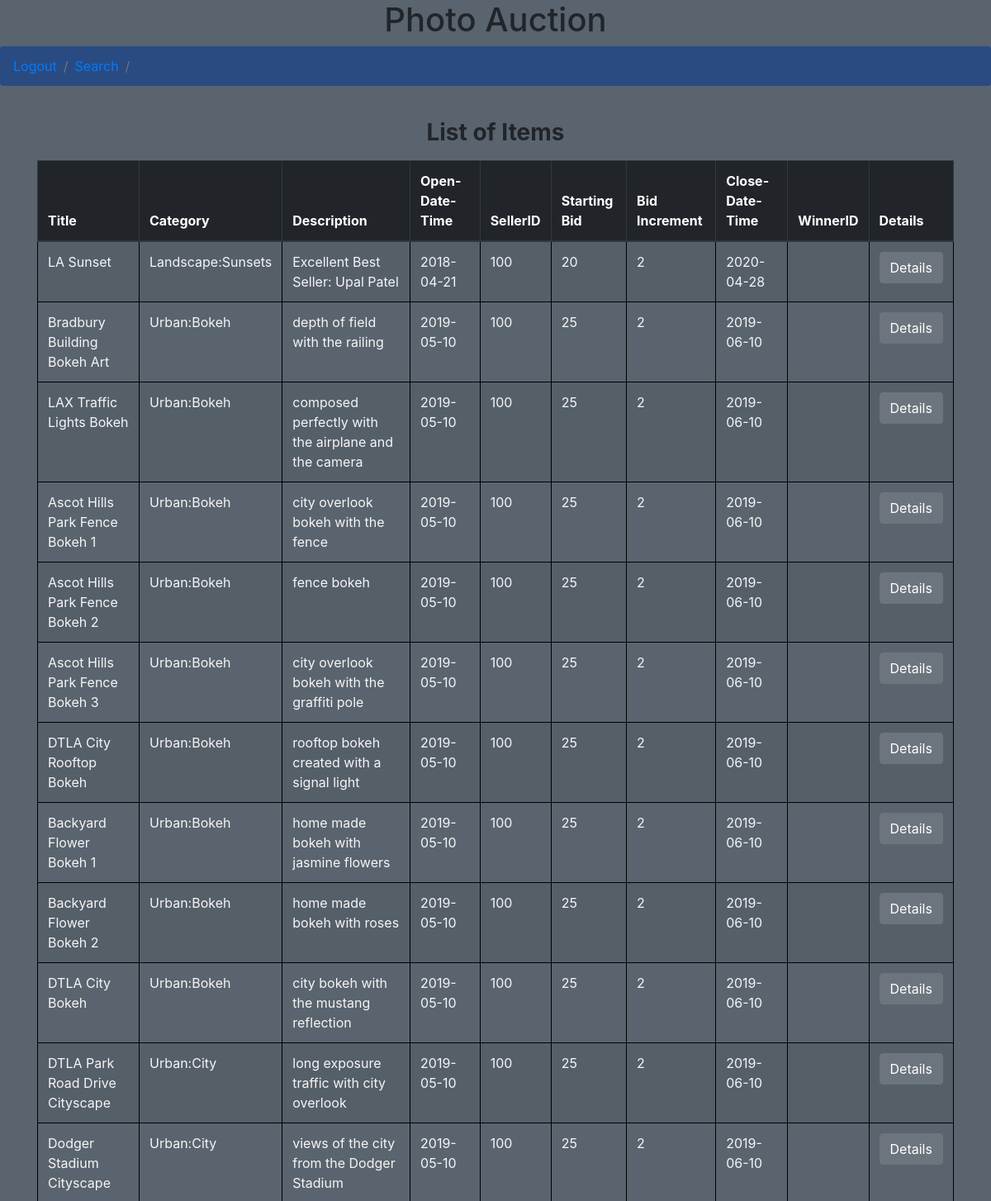
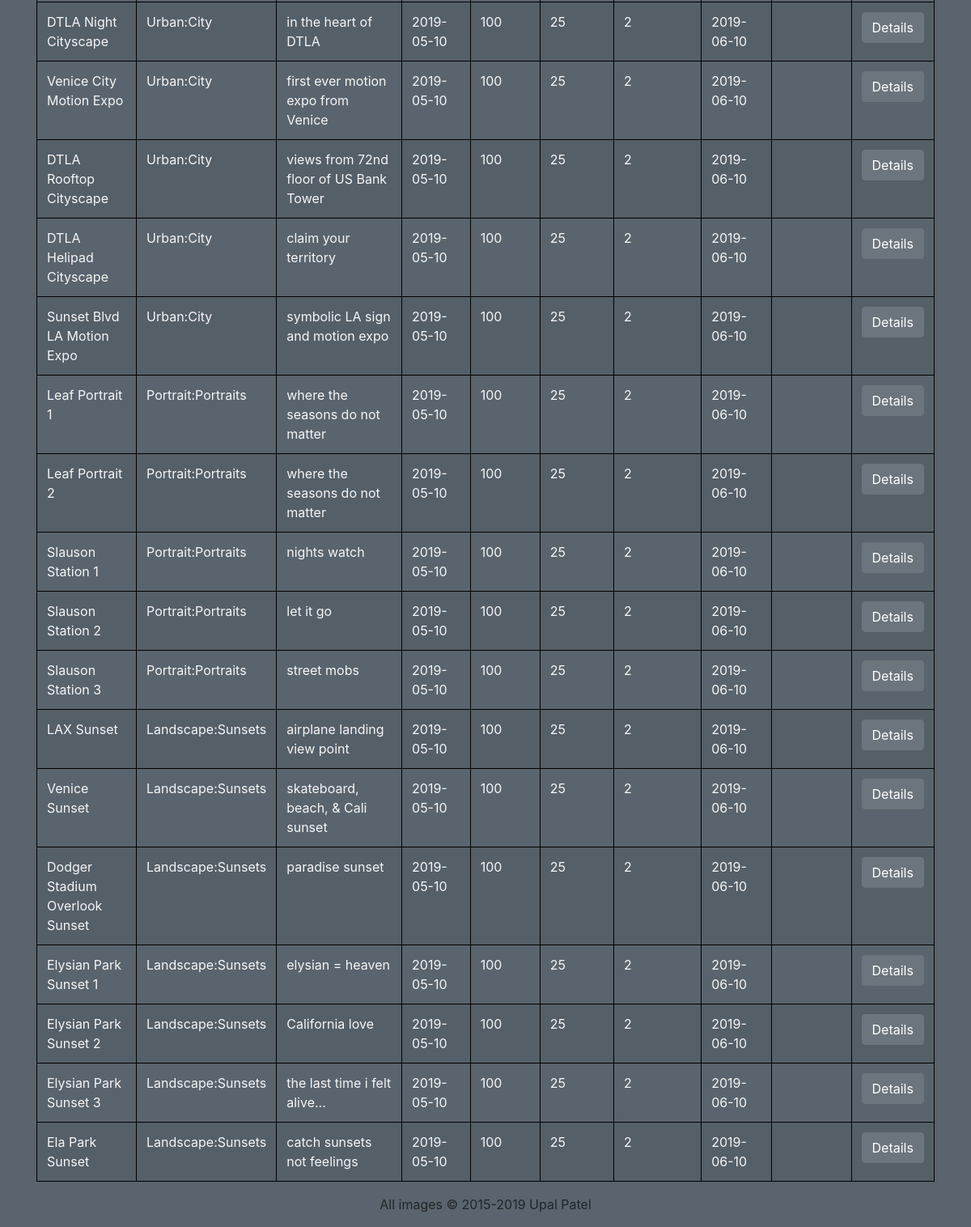
Screenshot of /search.php with the database file from the repository (2 pictures, top to bottom).
### tables this page shows
create table item (
 ino int(5) not null AUTO_INCREMENT,
 title varchar(128) not null,
 category varchar(50) not null,
 description varchar(2000),
 openDateTime date,
 sellerId int(10) not null,
 startingBid int not null,
 bidIncrement int not null,
 closeDateTime Date,
 winnerId int(10),
 primary key(ino),
 foreign key(category) REFERENCES category(cname),
 foreign key(sellerId) REFERENCES member(mid),
 foreign key(winnerId) REFERENCES member(mid)
);

### search.php (the view, shortened to what this page needs)
<?php
    require('header.php');
?>
<!DOCTYPE html>
<html lang="en">
<head>
     <link rel="stylesheet" href="https://maxcdn.bootstrapcdn.com/bootstrap/4.1.3/css/bootstrap.min.css">
    <link rel="stylesheet" href="css/styles.css?1422585377" type="text/css">
</head>
<?php
include("config.php");
if (isset($_GET["returnBread"])) {
    $search = $_GET["returnBread"];
}else{
    $search = mysqli_real_escape_string($db, $_POST['search']);
}
$search_Refined = "%" . $search . "%";
if(isset($_POST['categories'])){
    if($_POST['categories'] == 'All Categories'){
        $result = mysqli_query($db, "SELECT * FROM item WHERE title LIKE '$search_Refined'") or die($mysqli->error());
    }
    else{
        $category=$_POST['categories'];
        $result = mysqli_query($db, "SELECT * FROM item WHERE category = '$category' AND title LIKE '$search_Refined'") or die($mysqli->error());
    }
}
else{
    $result = mysqli_query($db, "SELECT * FROM item WHERE title LIKE '$search_Refined'") or die($mysqli->error());
}
?>
<body>
    <nav aria-label="breadcrumb">
        <ol class="breadcrumb">
            <li class='breadcrumb-item enabled' aria-current="page"><a href="logout.php">Logout</a></li>
            <li class="breadcrumb-item active"><a href="welcome.php">Search</a></li>
            <li class="breadcrumb-item disabled" aria-current="page"><?php echo $search ?></li>
        </ol>
    </nav>
<?php
    if ($result->num_rows > 0) {
        echo "<div class=\"container\">
        <br><h1 class=\"h3 mb-3 font-weight-bold text-center\">List of Items</h1>
        <table class=\"table table-hover table-striped table-bordered\">
            <thead class=\"thead-dark\">
                <tr>
                    <th>Title</th>
                    <th>Category</th>
                    <th>Description</th>
                    <th>Open-Date-Time</th>
                    <th>SellerID</th>
                    <th>Starting Bid</th>
                    <th>Bid Increment</th>
                    <th>Close-Date-Time</th>
                    <th>WinnerID</th>
                    <th>Details</th>
                </tr>
            </thead>
            <tbody>";
        while ($row = $result->fetch_assoc()) {
            $getRowInfo = $row['ino'];
            echo "<form action='details.php' method='post'>
                    <tr>
                        <td>"  . $row['title']         . "</td>" .
                        "<td>" . $row['category']      . "</td>" .
                        "<td>" . $row['description']   . "</td>" .
                        "<td>" . $row['openDateTime']  . "</td>" .
                        "<td>" . $row['sellerId']      . "</td>" .
                        "<td>" . $row['startingBid']   . "</td>" .
                        "<td>" . $row['bidIncrement']  . "</td>" .
                        "<td>" . $row['closeDateTime'] . "</td>" .
                        "<td>" . $row['winnerId']      . "</td>" .
                        "<td>" . "<button type='sumbit' class ='btn btn-secondary' name='data' value='$getRowInfo'>Details</button>" .
                    "</tr>".
                    "<input type='hidden' name='breadCrumb' value='$search'></input>" .
                "</form>";
        }
    } else {
        echo "<div class='container text-center'>
                <h1 class=\"h3 mb-3 font-weight-normal\">No Results Found!</h1>";
    }
?>
                </tbody>
            </table>
        </div>
</body>
</html>
<?php
    require('footer.php');
?>

### header.php (shortened to what this page needs)
<!DOCTYPE html>
<html>
<head>
</head>
<body>
    <header class="text-center">
        <h1>Photo Auction</h1>
    </header>
</body>
</html>

### footer.php
<!DOCTYPE html>
<html>
<footer>
    <p class="text-center">All images &copy; 2015-2019 Upal Patel<br />
</footer>
</body>
</html>

### css/styles.css (style rules this page uses)
body { background: #5a646e; }
table.table-bordered > tbody > tr > td { border:1px solid black; color:whitesmoke; }
.breadcrumb { background: #294b82; }
.breadcrumb >.disabled { color:rgb(0, 0, 0); text-decoration: none; }
.breadcrumb >.active { color:red; text-decoration: none; }

### rows the page displays
item: title "LA Sunset", category "Landscape:Sunsets", description "Excellent Best Seller: Upal Patel", openDateTime "2018-04-21", sellerId "100", startingBid "20", bidIncrement "2", closeDateTime "2020-04-28", $getRowInfo 1000 (drawn)
item: title "Bradbury Building Bokeh Art", category "Urban:Bokeh", description "depth of field with the railing", openDateTime "2019-05-10", sellerId "100", startingBid "25", bidIncrement "2", closeDateTime "2019-06-10", $getRowInfo 1001 (drawn)
item: title "LAX Traffic Lights Bokeh", category "Urban:Bokeh", description "composed perfectly with the airplane and the camera", openDateTime "2019-05-10", sellerId "100", startingBid "25", bidIncrement "2", closeDateTime "2019-06-10", $getRowInfo 1002 (drawn)
item: title "Ascot Hills Park Fence Bokeh 1", category "Urban:Bokeh", description "city overlook bokeh with the fence", openDateTime "2019-05-10", sellerId "100", startingBid "25", bidIncrement "2", closeDateTime "2019-06-10", $getRowInfo 1003 (drawn)
item: title "Ascot Hills Park Fence Bokeh 2", category "Urban:Bokeh", description "fence bokeh", openDateTime "2019-05-10", sellerId "100", startingBid "25", bidIncrement "2", closeDateTime "2019-06-10", $getRowInfo 1004 (drawn)
item: title "Ascot Hills Park Fence Bokeh 3", category "Urban:Bokeh", description "city overlook bokeh with the graffiti pole", openDateTime "2019-05-10", sellerId "100", startingBid "25", bidIncrement "2", closeDateTime "2019-06-10", $getRowInfo 1005 (drawn)
item: title "DTLA City Rooftop Bokeh", category "Urban:Bokeh", description "rooftop bokeh created with a signal light", openDateTime "2019-05-10", sellerId "100", startingBid "25", bidIncrement "2", closeDateTime "2019-06-10", $getRowInfo 1006 (drawn)
item: title "Backyard Flower Bokeh 1", category "Urban:Bokeh", description "home made bokeh with jasmine flowers", openDateTime "2019-05-10", sellerId "100", startingBid "25", bidIncrement "2", closeDateTime "2019-06-10", $getRowInfo 1007 (drawn)
item: title "Backyard Flower Bokeh 2", category "Urban:Bokeh", description "home made bokeh with roses", openDateTime "2019-05-10", sellerId "100", startingBid "25", bidIncrement "2", closeDateTime "2019-06-10", $getRowInfo 1008 (drawn)
item: title "DTLA City Bokeh", category "Urban:Bokeh", description "city bokeh with the mustang reflection", openDateTime "2019-05-10", sellerId "100", startingBid "25", bidIncrement "2", closeDateTime "2019-06-10", $getRowInfo 1009 (drawn)
item: title "DTLA Park Road Drive Cityscape", category "Urban:City", description "long exposure traffic with city overlook", openDateTime "2019-05-10", sellerId "100", startingBid "25", bidIncrement "2", closeDateTime "2019-06-10", $getRowInfo 1010 (drawn)
item: title "Dodger Stadium Cityscape", category "Urban:City", description "views of the city from the Dodger Stadium", openDateTime "2019-05-10", sellerId "100", startingBid "25", bidIncrement "2", closeDateTime "2019-06-10", $getRowInfo 1011 (drawn)
item: title "DTLA Night Cityscape", category "Urban:City", description "in the heart of DTLA", openDateTime "2019-05-10", sellerId "100", startingBid "25", bidIncrement "2", closeDateTime "2019-06-10", $getRowInfo 1012 (drawn)
item: title "Venice City Motion Expo", category "Urban:City", description "first ever motion expo from Venice", openDateTime "2019-05-10", sellerId "100", startingBid "25", bidIncrement "2", closeDateTime "2019-06-10", $getRowInfo 1013 (drawn)
item: title "DTLA Rooftop Cityscape", category "Urban:City", description "views from 72nd floor of US Bank Tower", openDateTime "2019-05-10", sellerId "100", startingBid "25", bidIncrement "2", closeDateTime "2019-06-10", $getRowInfo 1014 (drawn)
item: title "DTLA Helipad Cityscape", category "Urban:City", description "claim your territory", openDateTime "2019-05-10", sellerId "100", startingBid "25", bidIncrement "2", closeDateTime "2019-06-10", $getRowInfo 1015 (drawn)
item: title "Sunset Blvd LA Motion Expo", category "Urban:City", description "symbolic LA sign and motion expo", openDateTime "2019-05-10", sellerId "100", startingBid "25", bidIncrement "2", closeDateTime "2019-06-10", $getRowInfo 1016 (drawn)
item: title "Leaf Portrait 1", category "Portrait:Portraits", description "where the seasons do not matter", openDateTime "2019-05-10", sellerId "100", startingBid "25", bidIncrement "2", closeDateTime "2019-06-10", $getRowInfo 1017 (drawn)
item: title "Leaf Portrait 2", category "Portrait:Portraits", description "where the seasons do not matter", openDateTime "2019-05-10", sellerId "100", startingBid "25", bidIncrement "2", closeDateTime "2019-06-10", $getRowInfo 1018 (drawn)
item: title "Slauson Station 1", category "Portrait:Portraits", description "nights watch", openDateTime "2019-05-10", sellerId "100", startingBid "25", bidIncrement "2", closeDateTime "2019-06-10", $getRowInfo 1019 (drawn)
item: title "Slauson Station 2", category "Portrait:Portraits", description "let it go", openDateTime "2019-05-10", sellerId "100", startingBid "25", bidIncrement "2", closeDateTime "2019-06-10", $getRowInfo 1020 (drawn)
item: title "Slauson Station 3", category "Portrait:Portraits", description "street mobs", openDateTime "2019-05-10", sellerId "100", startingBid "25", bidIncrement "2", closeDateTime "2019-06-10", $getRowInfo 1021 (drawn)
item: title "LAX Sunset", category "Landscape:Sunsets", description "airplane landing view point", openDateTime "2019-05-10", sellerId "100", startingBid "25", bidIncrement "2", closeDateTime "2019-06-10", $getRowInfo 1022 (drawn)
item: title "Venice Sunset", category "Landscape:Sunsets", description "skateboard, beach, & Cali sunset", openDateTime "2019-05-10", sellerId "100", startingBid "25", bidIncrement "2", closeDateTime "2019-06-10", $getRowInfo 1023 (drawn)
item: title "Dodger Stadium Overlook Sunset", category "Landscape:Sunsets", description "paradise sunset", openDateTime "2019-05-10", sellerId "100", startingBid "25", bidIncrement "2", closeDateTime "2019-06-10", $getRowInfo 1024 (drawn)
item: title "Elysian Park Sunset 1", category "Landscape:Sunsets", description "elysian = heaven", openDateTime "2019-05-10", sellerId "100", startingBid "25", bidIncrement "2", closeDateTime "2019-06-10", $getRowInfo 1025 (drawn)
item: title "Elysian Park Sunset 2", category "Landscape:Sunsets", description "California love", openDateTime "2019-05-10", sellerId "100", startingBid "25", bidIncrement "2", closeDateTime "2019-06-10", $getRowInfo 1026 (drawn)
item: title "Elysian Park Sunset 3", category "Landscape:Sunsets", description "the last time i felt alive...", openDateTime "2019-05-10", sellerId "100", startingBid "25", bidIncrement "2", closeDateTime "2019-06-10", $getRowInfo 1027 (drawn)
item: title "Ela Park Sunset", category "Landscape:Sunsets", description "catch sunsets not feelings", openDateTime "2019-05-10", sellerId "100", startingBid "25", bidIncrement "2", closeDateTime "2019-06-10", $getRowInfo 1028 (drawn)
